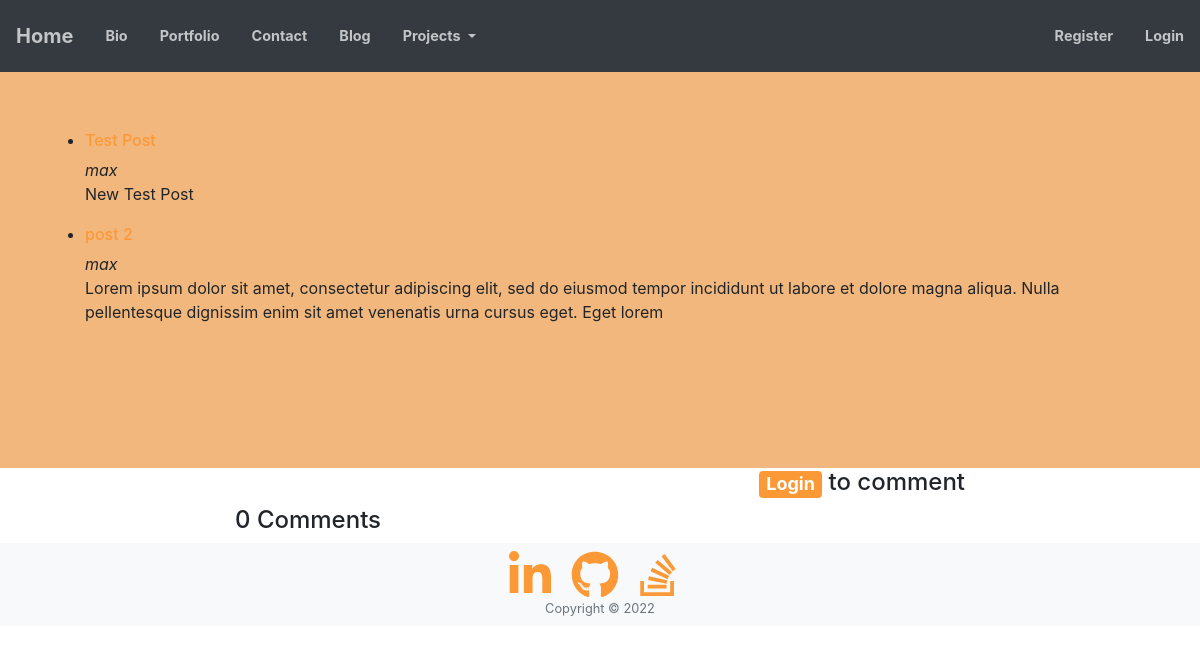
Screenshot of /blog/ with the database file from the repository.
### blog/models.py (models this page shows, shortened)
class Post(models.Model):
    title = models.CharField(max_length=100)
    overview = models.TextField()
    timestamp = models.DateTimeField(auto_now_add=True)
    content = models.TextField()
    author = models.ForeignKey(User, on_delete=models.CASCADE)
    posted = models.BooleanField()

### blog/views.py (the view)
# urls.py: path('', views.PostsView.as_view(), name='blog'),
class PostsView(View):
    def get(self, request):
        posts = Post.objects.all()
        comments = BlogComment.objects.all().order_by('-updated_at')
        comment_form = CommentForm()
        context = {
            'posts': posts,
            'comments': comments,
            'n': len(comments),
            'comment_form': comment_form
        }
        return render(request, 'blog/posts.html', context)

### home/context_processors.py (called while the page is built)
def settings(request):
    return {
        'settings': django_settings,
    }

### blog/templates/blog/posts.html (shortened to what this page needs)
{% extends "base_footer.html" %}
{% load humanize %}
{% load static %}
{% block content %}
<section class="page-section bg-primary" id="about">
    <div class="container">
        <ul>
            {% for post in posts %}
                <li>
                    <a href="/blog/post/{{ post.id }}"><h6>{{ post.title }} </h6></a><i>{{ post.author }}</i>
                    <p>{{ post.overview }}</p>
                </li>
            {% endfor %}
        </ul>
    </div>
</section>
<div class="container">
    <div class="row">
        <div class="col"></div>
            <div class="col-md-12 col-lg-8">
                <div class="comments">
                    {% if user.is_authenticated %}
                            {% load crispy_forms_tags %}
                    {% else %}
                        <h4 class="text-right"><a class="badge badge-primary" href="../accounts/login?next={% url 'blog:blog' %}">Login</a> to comment</h4>
                    {% endif %}
                    <div class="page-header">
                        <h4>{{ n }} Comments</h4>
                    </div>
                    </div>
                </div>
        <div class="col"></div>
    </div>
</div>
{% endblock %}

### rows the page displays
Post: title "Test Post", author "max", overview "New Test Post"
Post: title "post 2", author "max", overview "Lorem ipsum dolor sit amet, consectetur adipiscing elit, sed do eiusmod tempor incididunt ut labore et dolore magna aliqua. Nulla pellentesque dignissim enim sit amet venenatis urna cursus eget. Eget lorem"

### other values shown
{{ n }} "0"
